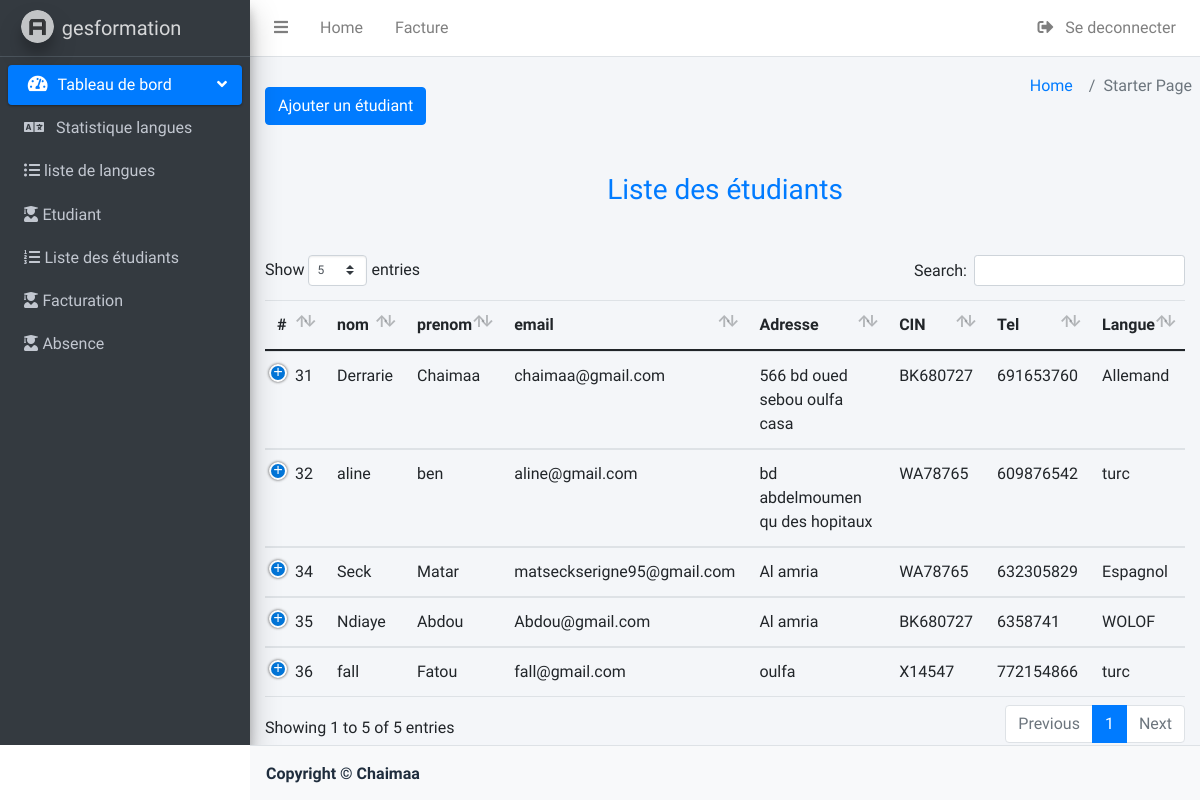
/home.php (signed in), run on the app's committed database.
### tables this page shows
CREATE TABLE `etudiant` (
  `id_etudiant` int(11) NOT NULL,
  `nom` varchar(220) NOT NULL,
  `prenom` varchar(220) NOT NULL,
  `adresse` varchar(220) NOT NULL,
  `tel` int(15) NOT NULL,
  `email` varchar(255) NOT NULL,
  `cin` varchar(255) NOT NULL
);

CREATE TABLE `langues` (
  `id` int(11) NOT NULL,
  `nom_lang` varchar(220) NOT NULL,
  `lang_prix` int(11) NOT NULL
);

### home.php (the view, shortened to what this page needs)
<?php
try {
    $cnx = connecter_db();
    $r = $cnx->prepare("select e.*, l.* from etudiant e join inscris i on e.id_etudiant=i.id_etudiant join  langues l on l.id=i.id");
    $r->execute();
    $etudiant = $r->fetchAll();
} catch (PDOException $e) {
    echo "Erreur     " . $e->getMessage();
}
?>
<!DOCTYPE html>
<html lang="en">
<head>
    <link href="https://cdn.jsdelivr.net/npm/bootstrap@5.1.0/dist/css/bootstrap.min.css" rel="stylesheet">
    <link rel="stylesheet" href="/plugins/fontawesome-free/css/all.min.css">
    <link rel="stylesheet" href="/plugins/datatables-bs4/css/dataTables.bootstrap4.min.css">
    <link rel="stylesheet" href="/plugins/datatables-responsive/css/responsive.bootstrap4.min.css">
    <link rel="stylesheet" href="https://cdn.datatables.net/buttons/1.7.1/css/buttons.dataTables.min.css">
    <link rel="stylesheet" href="/dist/css/adminlte.min.css">
</head>
<body >
    <div class="wrapper" style="overflow-x: hidden;">
        <?php
        include_once "header.php";
        ?>
        <div class="content-wrapper">
            <section class="content-header">
                <ol class="breadcrumb float-sm-right">
                    <li class="breadcrumb-item"><a href="home.php">Home</a></li>
                    <li class="breadcrumb-item active">Starter Page</li>
                </ol>
            </section>
            <section class="container">
                <div class="row">
                    <div class="col-md-12 col-xs-12">
                        <button type="button" class="btn btn-primary" data-bs-toggle="modal" data-bs-target="#etudiant">
                            Ajouter un étudiant
                        </button>
                    </div>
                </div>
                <div class="col-md-12 col-xs-12">
                    <h3 class="text-center my-5  text-primary">
                        Liste des étudiants
                    </h3>
                    <table class="table table-tripped" id="matar">
                        <thead>
                            <tr>
                                <th scope="col">#</th>
                                <th scope="col">nom</th>
                                <th scope="col">prenom</th>
                                <th scope="col">email</th>
                                <th scope="col">Adresse</th>
                                <th scope="col">CIN</th>
                                <th scope="col">Tel</th>
                                <th scope="col">Langue</th>
                            </tr>
                        </thead>
                        <tbody>
                            <?php foreach ($etudiant as $p) { ?>
                                <tr>
                                    <td scope="row"><?= $p['id_etudiant'] ?></td>
                                    <td scope="row"><?= $p['nom'] ?></td>
                                    <td scope="row"><?= $p['prenom'] ?></td>
                                    <td scope="row"><?= $p['email'] ?></td>
                                    <td scope="row"><?= $p['adresse'] ?></td>
                                    <td scope="row"><?= $p['cin'] ?></td>
                                    <td scope="row"><?= $p['tel'] ?></td>
                                    <td scope="row"><?= $p['nom_lang'] ?></td>
                                </tr>
                            <?php } ?>
                        </tbody>
                    </table>
                </div>
            </section>
        </div>
    </div>
    <?php
    include_once "footer.php";
    ?>
</body>

### data on the page
etudiant: id_etudiant "31", nom "Derrarie", prenom "Chaimaa", email "chaimaa@gmail.com", adresse "566 bd oued sebou oulfa casa", cin "BK680727", tel "691653760", langues.nom_lang "Allemand"
etudiant: id_etudiant "32", nom "aline", prenom "ben", email "aline@gmail.com", adresse "bd abdelmoumen qu des hopitaux", cin "WA78765", tel "609876542", langues.nom_lang "turc"
etudiant: id_etudiant "34", nom "Seck", prenom "Matar", email "matseckserigne95@gmail.com", adresse "Al amria", cin "WA78765", tel "632305829", langues.nom_lang "Espagnol"
etudiant: id_etudiant "35", nom "Ndiaye", prenom "Abdou", email "Abdou@gmail.com", adresse "Al amria", cin "BK680727", tel "6358741", langues.nom_lang "WOLOF"
etudiant: id_etudiant "36", nom "fall", prenom "Fatou", email "fall@gmail.com", adresse "oulfa", cin "X14547", tel "772154866", langues.nom_lang "turc"
